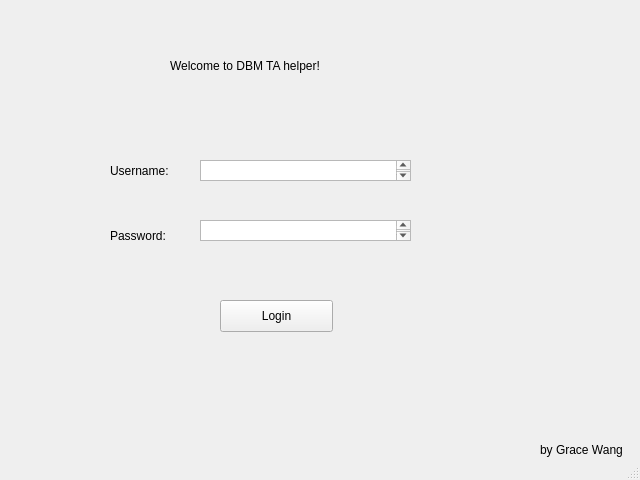
<?xml version="1.0" encoding="UTF-8"?>
<ui version="4.0">
 <class>MainWindow</class>
 <widget class="QMainWindow" name="MainWindow">
  <property name="geometry">
   <rect>
    <x>0</x>
    <y>0</y>
    <width>640</width>
    <height>480</height>
   </rect>
  </property>
  <property name="windowTitle">
   <string>MainWindow</string>
  </property>
  <widget class="QWidget" name="centralwidget">
   <widget class="QLabel" name="label">
    <property name="geometry">
     <rect>
      <x>170</x>
      <y>10</y>
      <width>311</width>
      <height>111</height>
     </rect>
    </property>
    <property name="text">
     <string>Welcome to DBM TA helper!</string>
    </property>
   </widget>
   <widget class="QLabel" name="label_2">
    <property name="geometry">
     <rect>
      <x>110</x>
      <y>150</y>
      <width>101</width>
      <height>41</height>
     </rect>
    </property>
    <property name="text">
     <string>Username:</string>
    </property>
   </widget>
   <widget class="QLabel" name="label_3">
    <property name="geometry">
     <rect>
      <x>110</x>
      <y>220</y>
      <width>101</width>
      <height>31</height>
     </rect>
    </property>
    <property name="text">
     <string>Password:</string>
    </property>
   </widget>
   <widget class="QPlainTextEdit" name="plainTextEdit">
    <property name="geometry">
     <rect>
      <x>200</x>
      <y>220</y>
      <width>211</width>
      <height>21</height>
     </rect>
    </property>
    <property name="plainText">
     <string/>
    </property>
   </widget>
   <widget class="QPlainTextEdit" name="plainTextEdit_2">
    <property name="geometry">
     <rect>
      <x>200</x>
      <y>160</y>
      <width>211</width>
      <height>21</height>
     </rect>
    </property>
    <property name="plainText">
     <string/>
    </property>
   </widget>
   <widget class="QPushButton" name="pushButton">
    <property name="geometry">
     <rect>
      <x>220</x>
      <y>300</y>
      <width>113</width>
      <height>32</height>
     </rect>
    </property>
    <property name="text">
     <string>Login</string>
    </property>
   </widget>
   <widget class="QLabel" name="label_4">
    <property name="geometry">
     <rect>
      <x>540</x>
      <y>440</y>
      <width>101</width>
      <height>20</height>
     </rect>
    </property>
    <property name="text">
     <string>by Grace Wang</string>
    </property>
   </widget>
   <zorder>pushButton</zorder>
   <zorder>label</zorder>
   <zorder>label_2</zorder>
   <zorder>label_3</zorder>
   <zorder>plainTextEdit</zorder>
   <zorder>plainTextEdit_2</zorder>
   <zorder>label_4</zorder>
  </widget>
  <widget class="QStatusBar" name="statusbar"/>
 </widget>
 <resources/>
 <connections/>
</ui>
